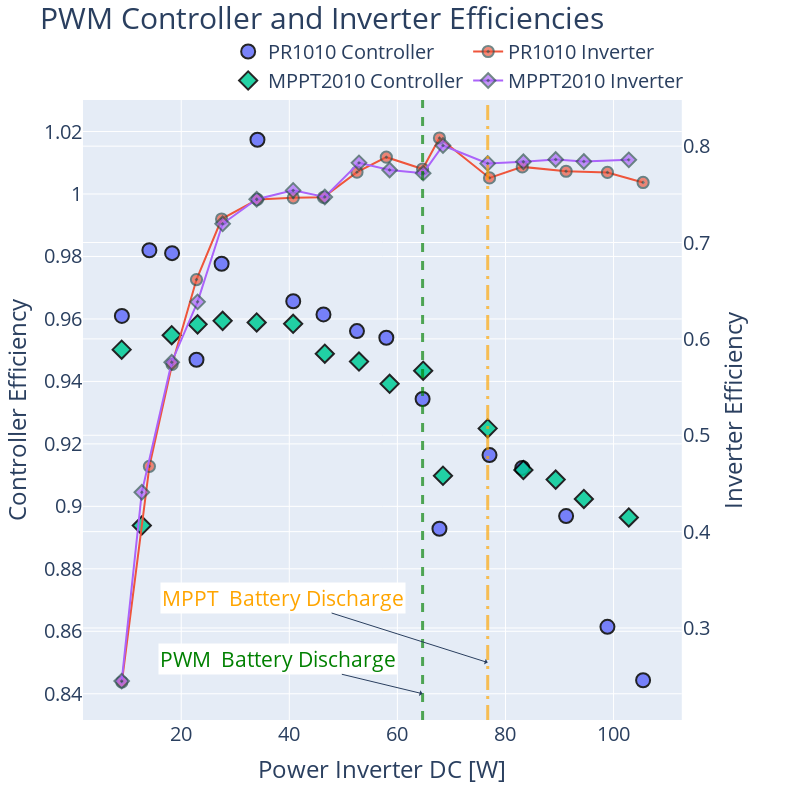

Notebook code cell kept with this figure:
### Code cell
# Get index of the first point where power_batt < 0
pwm_switch_index = dfpwm[dfpwm['power_batt'] < 0].index[0]
marker_size = 14

dfmppt = dfmppt.reset_index(drop=True)
mppt_switch_index = dfmppt[dfmppt['power_batt'] < 0].index[0]

marker_opacity = 0.85

# For pwm controller, plot with subplots
# x-axis: power_inv_dc
# y-axis left (primary): efficiency_controller
# y-axis right (secondary): efficiency_inverter
# Create a vertical line through first point where power_batt < 0

fig = sp.make_subplots(specs=[[{"secondary_y": True}]])
# fig = go.Figure()
fig.add_trace(go.Scatter(x=dfpwm['power_inv_dc'], y=dfpwm['efficiency_controller'], name='PR1010 Controller', mode='markers',marker=dict(size=marker_size, symbol='circle', line=dict(width=2, color='black'), opacity = marker_opacity)), secondary_y=False)
fig.add_trace(go.Scatter(x=dfpwm['power_inv_dc'], y=dfpwm['efficiency_inverter'], name='PR1010 Inverter', mode='lines+markers', marker=dict(size=marker_size*0.8, symbol='circle-dot', line=dict(width=2, color='DarkSlateGray'), opacity = marker_opacity*0.8)), secondary_y=True)
fig.add_vline(x=dfpwm['power_inv_dc'].iloc[pwm_switch_index], line_width=3, line_dash="dash", line_color="green", opacity=0.66)

fig.add_trace(go.Scatter(x=dfmppt['power_inv_dc'], y=dfmppt['efficiency_controller'], name='MPPT2010 Controller', mode='markers', marker=dict(size=marker_size, symbol='diamond', line=dict(width=2, color='black'), opacity = marker_opacity)), secondary_y=False)
fig.add_trace(go.Scatter(x=dfmppt['power_inv_dc'], y=dfmppt['efficiency_inverter'], name='MPPT2010 Inverter', mode='lines+markers', marker=dict(size=marker_size*0.8, symbol='diamond-dot', line=dict(width=2, color='DarkSlateGray'), opacity = marker_opacity*0.8)), secondary_y=True)
fig.add_vline(x=dfmppt['power_inv_dc'].iloc[mppt_switch_index], line_width=3, line_dash="longdashdot", line_color="orange", opacity=0.66)


fig.update_layout(title='PWM Controller and Inverter Efficiencies', xaxis_title='Power Inverter DC [W]', yaxis_title='Efficiency [%]')
fig.update_yaxes(title_text="Controller Efficiency", secondary_y=False)
fig.update_yaxes(title_text="Inverter Efficiency", secondary_y=True)
# Update font to 20
fig.update_layout(font=dict(size=20))
# Update font of title to 30
fig.update_layout(title_font=dict(size=30))

# Update size to 800x800
fig.update_layout(width=800,height=800)
# Move legend to top right
fig.update_layout(legend=dict(
    orientation="h",
    yanchor="bottom",
    y=1.0,
    xanchor="right",
    x=0.95
))
# Update title
fig.update_layout(title=dict(y=0.99))
# Add outline to legend
# fig.update_layout(legend=dict(
#     bordercolor="Black",
#     borderwidth=1
# ))
# Show the plot

# Annotate the vertical lines with texts MPPT or PWM and the power at which the switch occurs
fig.add_annotation(x=dfpwm['power_inv_dc'].iloc[pwm_switch_index], y=0.84, text="PWM \nBattery Discharge", showarrow=True, arrowhead=1, ax=-145, ay=-35, font=dict(size=21, color='green'), bgcolor='white')
fig.add_annotation(x=dfmppt['power_inv_dc'].iloc[mppt_switch_index], y=0.85, text="MPPT \nBattery Discharge", showarrow=True, arrowhead=1, ax=-205, ay=-65, font=dict(size=21, color='orange'), bgcolor='white')

fig.show()

### Figure 1 — Plotly figure (JSON) as saved in the notebook; plotly's stock layout.template omitted (floating-point values rounded to 4 significant figures)
{"data": [{"marker": {"line": {"color": "black", "width": 2}, "opacity": 0.85, "size": 14, "symbol": "circle"}, "mode": "markers", "name": "PR1010 Controller", "type": "scatter", "x": [9.018, 14.11, 18.31, 22.82, 27.47, 34.1, 40.73, 46.32, 52.52, 57.95, 64.67, 67.78, 77.05, 83.11, 91.22, 98.87, 105.5], "xaxis": "x", "y": [0.961, 0.982, 0.9811, 0.9469, 0.9777, 1.017, 0.9657, 0.9614, 0.9561, 0.954, 0.9344, 0.8928, 0.9164, 0.9123, 0.8969, 0.8614, 0.8443], "yaxis": "y"}, {"marker": {"line": {"color": "DarkSlateGray", "width": 2}, "opacity": 0.68, "size": 11.2, "symbol": "circle-dot"}, "mode": "lines+markers", "name": "PR1010 Inverter", "type": "scatter", "x": [9.018, 14.11, 18.31, 22.82, 27.47, 34.1, 40.73, 46.32, 52.52, 57.95, 64.67, 67.78, 77.05, 83.11, 91.22, 98.87, 105.5], "xaxis": "x", "y": [0.244, 0.4678, 0.5735, 0.6616, 0.7244, 0.7448, 0.7464, 0.7469, 0.773, 0.7886, 0.7763, 0.8085, 0.767, 0.7785, 0.7739, 0.7727, 0.7623], "yaxis": "y2"}, {"marker": {"line": {"color": "black", "width": 2}, "opacity": 0.85, "size": 14, "symbol": "diamond"}, "mode": "markers", "name": "MPPT2010 Controller", "type": "scatter", "x": [8.983, 12.7, 18.24, 23.02, 27.66, 33.96, 40.71, 46.57, 52.89, 58.56, 64.77, 68.44, 76.71, 83.32, 89.29, 94.51, 102.8], "xaxis": "x", "y": [0.9502, 0.8938, 0.9548, 0.9583, 0.9594, 0.9589, 0.9584, 0.9489, 0.9464, 0.9392, 0.9434, 0.9098, 0.925, 0.9116, 0.9086, 0.9024, 0.8965], "yaxis": "y"}, {"marker": {"line": {"color": "DarkSlateGray", "width": 2}, "opacity": 0.68, "size": 11.2, "symbol": "diamond-dot"}, "mode": "lines+markers", "name": "MPPT2010 Inverter", "type": "scatter", "x": [8.983, 12.7, 18.24, 23.02, 27.66, 33.96, 40.71, 46.57, 52.89, 58.56, 64.77, 68.44, 76.71, 83.32, 89.29, 94.51, 102.8], "xaxis": "x", "y": [0.2449, 0.4408, 0.5758, 0.6385, 0.7194, 0.7449, 0.7541, 0.7473, 0.7827, 0.7753, 0.772, 0.8007, 0.7821, 0.7838, 0.7862, 0.7841, 0.7858], "yaxis": "y2"}], "layout": {"annotations": [{"arrowhead": 1, "ax": -145, "ay": -35, "bgcolor": "white", "font": {"color": "green", "size": 21}, "showarrow": true, "text": "PWM \nBattery Discharge", "x": 64.67, "y": 0.84}, {"arrowhead": 1, "ax": -205, "ay": -65, "bgcolor": "white", "font": {"color": "orange", "size": 21}, "showarrow": true, "text": "MPPT \nBattery Discharge", "x": 76.71, "y": 0.85}], "font": {"size": 20}, "height": 800, "legend": {"orientation": "h", "x": 0.95, "xanchor": "right", "y": 1, "yanchor": "bottom"}, "shapes": [{"line": {"color": "green", "dash": "dash", "width": 3}, "opacity": 0.66, "type": "line", "x0": 64.67, "x1": 64.67, "xref": "x", "y0": 0, "y1": 1, "yref": "y domain"}, {"line": {"color": "orange", "dash": "longdashdot", "width": 3}, "opacity": 0.66, "type": "line", "x0": 76.71, "x1": 76.71, "xref": "x", "y0": 0, "y1": 1, "yref": "y domain"}], "title": {"font": {"size": 30}, "text": "PWM Controller and Inverter Efficiencies", "y": 0.99}, "width": 800, "xaxis": {"anchor": "y", "domain": [0, 0.94], "title": {"text": "Power Inverter DC [W]"}}, "yaxis": {"anchor": "x", "domain": [0, 1], "title": {"text": "Controller Efficiency"}}, "yaxis2": {"anchor": "x", "overlaying": "y", "side": "right", "title": {"text": "Inverter Efficiency"}}}}
